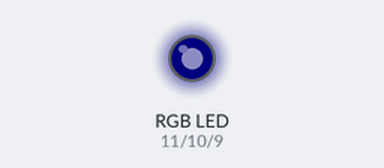
Bench run of a sketch on a simulated Arduino Uno, built with avr-gcc and run on an emulated ATmega328P. Shown: an RGB LED mixed from three pins (HIGH = lit). Dim RGB values are drawn brighter than linear.

Above: at 0.05 s.
At 1.1 s:
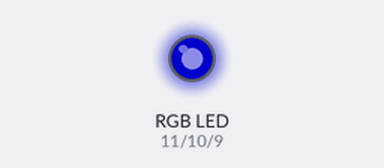
At 2.15 s:
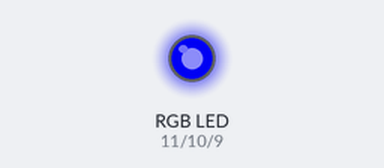
At 4.3 s:
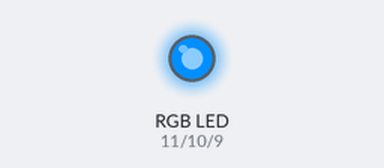
At 6.4 s:
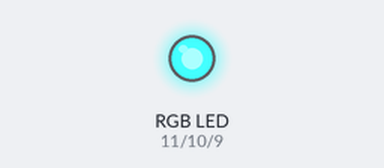
At 8.55 s:
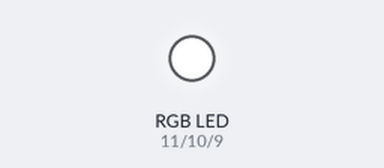
Timing chart, 0 to 11.2 s (numbered marks = the images above):
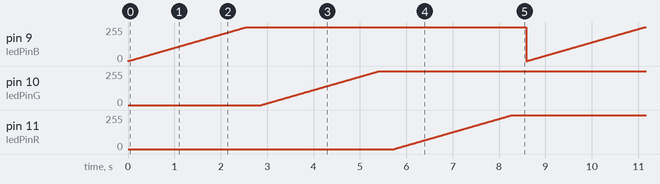

The sketch:

led_single.ino
```cpp
int ledPinB = 9;
int ledPinG = 10;
int ledPinR = 11;
int a;
void setup() {
  // put your setup code here, to run once:
pinMode(ledPinB,OUTPUT);
pinMode(ledPinG,OUTPUT);
pinMode(ledPinR,OUTPUT);
}

void loop() {
  // put your main code here, to run repeatedly:
for (a=0;a<=255;a++){//循环语句，控制PWM亮度的增加
  analogWrite(ledPinB,a);
  delay(10);//当前亮度级别维持的时间，单位毫秒
  }
  delay(300);//完成一个循环后等待的时间，单位毫秒
for (a=0;a<=255;a++){//循环语句，控制PWM亮度的增加
  analogWrite(ledPinG,a);
  delay(10);//当前亮度级别维持的时间，单位毫秒
  }
  delay(300);//完成一个循环后等待的时间，单位毫秒
for (a=0;a<=255;a++){//循环语句，控制PWM亮度的增加
  analogWrite(ledPinR,a);
  delay(10);//当前亮度级别维持的时间，单位毫秒
  }
  delay(300);//完成一个循环后等待的时间，单位毫秒
}
```

Measured:
- by itself, pin 9 (ledPinB), pin 10 (ledPinG), pin 11 (ledPinR): ramps from 0/255 to 255/255 and jumps back, once every 8.6 s
